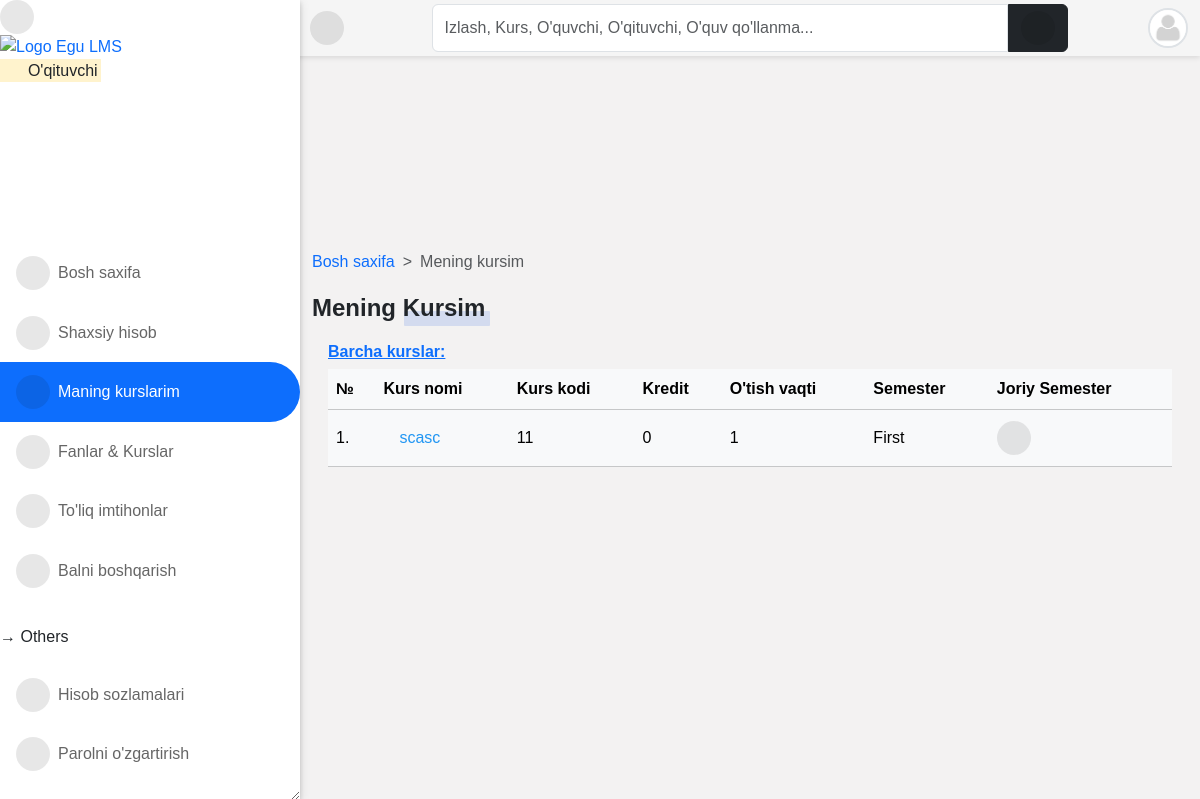
Before: /programs/my_courses/ (signed in) with the older database file.
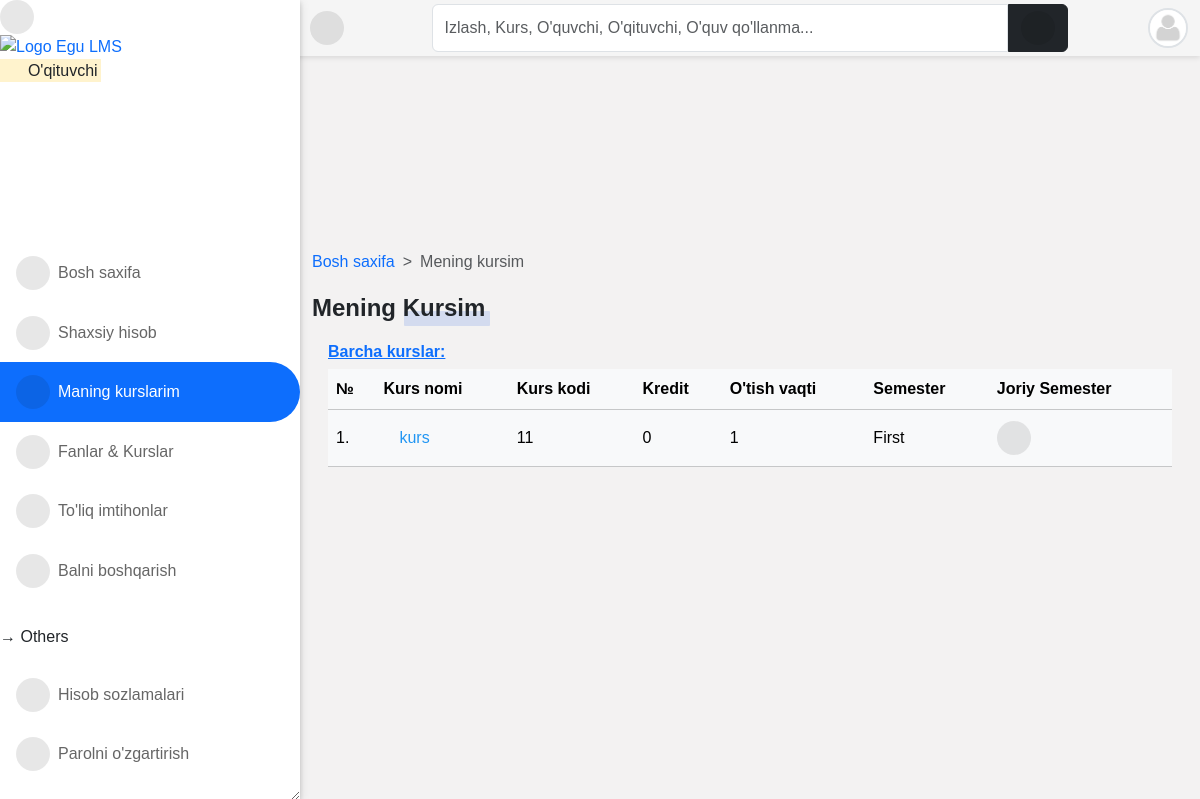
After: the same page with the newer database file.
### course/models.py (models this page shows, shortened)
class Course(models.Model):
    slug = models.SlugField(blank=True, unique=True)
    title = models.CharField(max_length=200, null=True)
    code = models.CharField(max_length=200, unique=True, null=True)
    credit = models.IntegerField(null=True, default=0)
    summary = models.TextField(max_length=200, blank=True, null=True)
    program = models.ForeignKey(Program, on_delete=models.CASCADE)
    level = models.CharField(max_length=25, choices=LEVEL, null=True)
    year = models.IntegerField(choices=YEARS, default=0)
    semester = models.CharField(choices=SEMESTER, max_length=200)
    is_elective = models.BooleanField(default=False, blank=True, null=True)
    objects = CourseManager()
    def get_absolute_url(self):
        return reverse("course_detail", kwargs={"slug": self.slug})
    @property
    def is_current_semester(self):
        from core.models import Semester
        current_semester = Semester.objects.get(is_current_semester=True)
        if self.semester == current_semester.semester:
            return True
        else:
            return False

### course/views.py (the view, shortened to what this page needs)
# urls.py: path("my_courses/", user_course_list, name="user_course_list"),
@login_required
def user_course_list(request):
    if request.user.is_lecturer:
        courses = Course.objects.filter(allocated_course__lecturer__pk=request.user.id)
        return render(request, "course/user_course_list.html", {"courses": courses})
    else:
        return render(request, "course/user_course_list.html")

### accounts/models.py (called while the page is built)
    @property
    def get_user_role(self):
        if self.is_superuser:
            role = "Boshliq"
        elif self.is_student:
            role = "O'quvchi"
        elif self.is_lecturer:
            role = "O'qituvchi"
        elif self.is_parent:
            role = "Ota-ona"
        return role

### templates/course/user_course_list.html (shortened to what this page needs)
{% extends 'base.html' %}
{% load static %}
{% block content %}
<nav style="--bs-breadcrumb-divider: '>';" aria-label="breadcrumb">
    <ol class="breadcrumb">
        <li class="breadcrumb-item"><a href="/">Bosh saxifa</a></li>
        <li class="breadcrumb-item active" aria-current="page">Mening kursim</li>
    </ol>
</nav>
{% if request.user.is_lecturer %}
    <div class="title-1">Mening kursim</div>
{% endif %}
<div class="table-responsive p-3">
    <h6 class="fw-bold text-primary"><u>Barcha kurslar:</u></h6>
    <div class="table-shadow">
        <table class="table table-light">
            <thead>
                <tr>
                    <th>№</th>
                    <th> Kurs nomi </th>
                    <th> Kurs kodi </th>
                    <th> Kredit </th>
                    <th> O'tish vaqti </th>
                    <th> Semester </th>
                    <th> Joriy Semester </th>
                </tr>
            </thead>
            <tbody>
                {% for course in courses %}
                <tr>
                    <td>{{ forloop.counter }}.</td>
                    <td><a href="{{ course.get_absolute_url }}">
                        {{ course.title }}</a></td>
                    <td>{{ course.code }}</td>
                    <td>{{ course.credit }}</td>
                    <td>{{ course.year }}</td>
                    <td>{{ course.semester }}</td>
                    <th>
                        {% if course.is_current_semester == False %}
                        <i class="fas fa-times-circle fa-1-5x danger"></i>
                        {% else %}
                        <i class="fas fa-check-circle"></i>
                        {% endif %}
                    </th>
                </tr>
                {% endfor %}
            </tbody>
        </table>
    </div>
</div>
{% endblock content %}

Changed rows visible on the page:
changed Course "First": title "scasc" → "kurs"
